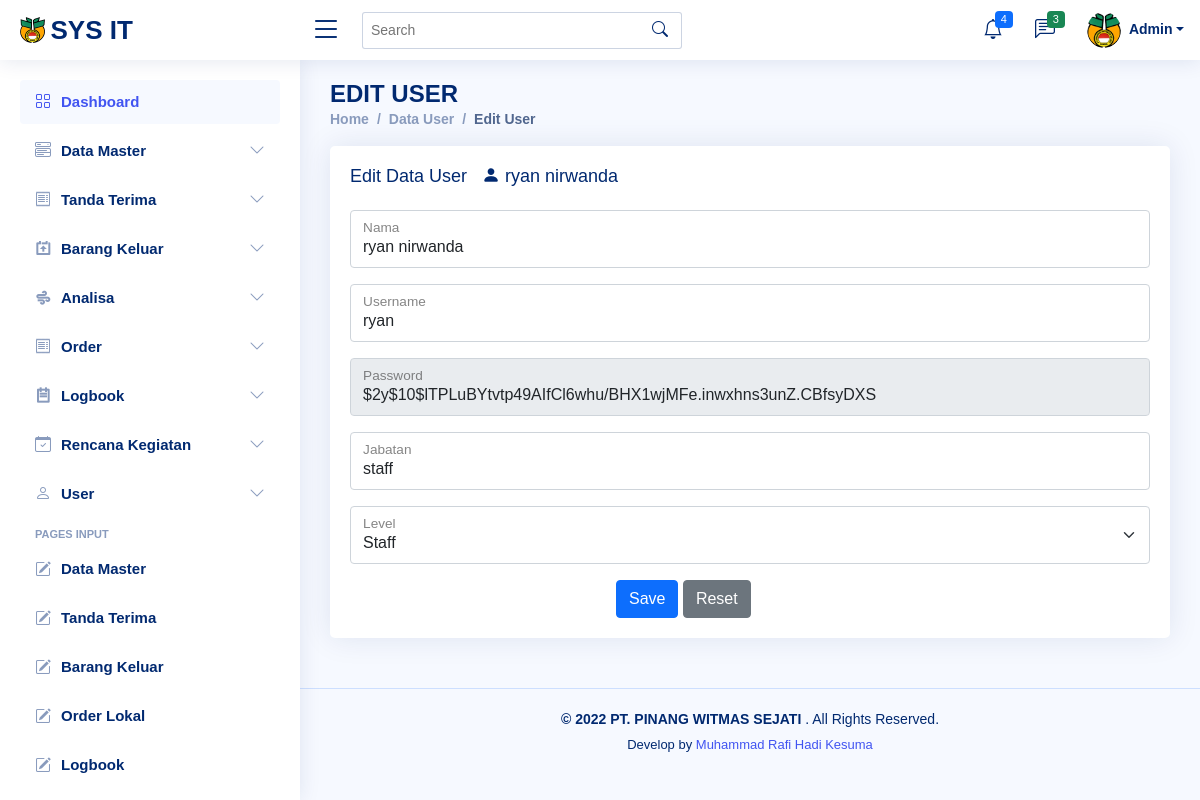
Screenshot of /edit_user.php?id=3 (signed in) with the database file from the repository.
### tables this page shows
CREATE TABLE `users` (
  `id` int(11) NOT NULL,
  `nama` text NOT NULL,
  `username` text NOT NULL,
  `password` text NOT NULL,
  `jabatan` text NOT NULL,
  `level` varchar(20) NOT NULL
);

### edit_user.php (the view, shortened to what this page needs)
<?php
require 'config.php';
$id = $_GET['id'];
$query = mysqli_query($koneksi, "SELECT * FROM users WHERE
							id='$id'");
$edit = mysqli_fetch_array($query);
?>
<?php require 'header.php'; ?>
<?php require 'sidebar.php'; ?>
<body>
    <main id="main" class="main">
        <div class="pagetitle">
            <h1>EDIT USER</h1>
            <nav>
                <ol class="breadcrumb">
                    <li class="breadcrumb-item"><a href="home.php">Home</a></li>
                    <li class="breadcrumb-item"><a href="data_user.php">Data User</a></li>
                    <li class="breadcrumb-item active">Edit User</li>
                </ol>
            </nav>
        </div>
        <section class="section">
            <div class="row">
                <div class="col-lg-12">
                    <div class="card">
                        <div class="card-body">
                            <h5 class="card-title">Edit Data User &nbsp; <i class="bi bi-person-fill"></i> <?php echo "$edit[nama]"?> </h5>
                            <form action="api_edituser.php" method="POST">
                                <div class="col-12">
                                    <div class="form-floating mb-3">
                                        <input type="text" class="form-control" id="1" name="nama" value="<?php echo "$edit[nama]"?>" placeholder="Masukkan" onkeyup="my1()" required>
                                        <label for="1">Nama</label>
                                    </div>
                                </div>
                                <div class="col-12">
                                    <div class="form-floating mb-3">
                                        <input type="text" class="form-control" id="2" name="username" value="<?php echo "$edit[username]"?>" placeholder="Masukkan" onkeyup="my2()" required>
                                        <label for="2">Username</label>
                                    </div>
                                </div>
                                <div class="col-12">
                                    <div class="form-floating mb-3">
                                        <input type="text" class="form-control" id="3" name="password" value="<?php echo "$edit[password]"?>" placeholder="Masukkan" onkeyup="my3()" readonly>
                                        <label for="3">Password</label>
                                    </div>
                                </div>
                                <div class="col-12">
                                    <div class="form-floating mb-3">
                                        <input type="text" class="form-control" id="3" name="jabatan" value="<?php echo "$edit[jabatan]"?>" placeholder="Masukkan" onkeyup="my3()" required>
                                        <label for="3">Jabatan</label>
                                    </div>
                                </div>
                                <div class="col-12">
                                    <div class="form-floating mb-3">
                                        <select class="form-select" aria-label="Default select example" id="floatingStatus" name="level" required>
                                            <option  <?php if ($edit['level'] == 'staff') {
                                                echo "selected";
                                            } ?> value="staff">Staff</option>
                                        </select>
                                        <label for="floatingStatus">Level</label>
                                    </div>
                                </div>
                                <div class="col-sm-10 text-center">
                                    <button type="submit" class="btn btn-primary">Save</button>
                                    <button type="reset" class="btn btn-secondary">Reset</button>
                                </div>
                            </form>
                        </div>
                    </div>
                </div>
            </div>
        </section>
    </main>
    <?php require 'footer.php'; ?>

### header.php (shortened to what this page needs)
<!DOCTYPE html>
<html lang="en">
<head>
  <link rel="stylesheet" href="assets/css/bootstrap.min.css" />
  <link rel="stylesheet" href="assets/css/select2.min.css" />
  <link rel="stylesheet" href="assets/css/select2-bootstrap-5-theme.min.css" />
  <link rel="stylesheet" href="assets/css/select2-bootstrap-5-theme.rtl.min.css" />
  <link href="assets/css/css.css" rel="stylesheet">
  <link href="assets/vendor/bootstrap/css/bootstrap.min.css" rel="stylesheet">
  <link href="assets/vendor/bootstrap-icons/bootstrap-icons.css" rel="stylesheet">
  <link href="assets/vendor/boxicons/css/boxicons.min.css" rel="stylesheet">
  <link href="assets/vendor/quill/quill.snow.css" rel="stylesheet">
  <link href="assets/vendor/quill/quill.bubble.css" rel="stylesheet">
  <link href="assets/vendor/remixicon/remixicon.css" rel="stylesheet">
  <link href="assets/vendor/simple-datatables/style.css" rel="stylesheet">
  <link rel="stylesheet" href="assets/css/dataTables.bootstrap5.min.css">
  <link rel="stylesheet" href="assets/css/buttons.bootstrap5.min.css">
  <link href="assets/css/style.css" rel="stylesheet">
</head>
<body>
  <header id="header" class="header fixed-top d-flex align-items-center">
    <div class="d-flex align-items-center justify-content-between">
      <a href="home.php" class="logo d-flex align-items-center">
        <img src="assets/img/logo-new.png" alt="">
        <span class="d-none d-lg-block">SYS IT</span>
      </a>
      <i class="bi bi-list toggle-sidebar-btn"></i>
    </div>
    <div class="search-bar">
      <form class="search-form d-flex align-items-center" method="POST" action="#">
        <input type="text" name="query" placeholder="Search" title="Enter search keyword">
        <button type="submit" title="Search"><i class="bi bi-search"></i></button>
      </form>
    </div>
    <nav class="header-nav ms-auto">
      <ul class="d-flex align-items-center">
        <li class="nav-item dropdown">
          <a class="nav-link nav-icon" href="#" data-bs-toggle="dropdown">
            <i class="bi bi-bell"></i>
            <span class="badge bg-primary badge-number">4</span>
          </a>
        </li>
        <li class="nav-item dropdown">
          <a class="nav-link nav-icon" href="#" data-bs-toggle="dropdown">
            <i class="bi bi-chat-left-text"></i>
            <span class="badge bg-success badge-number">3</span>
          </a>
        </li>
        <?php
        require 'config.php';
        $id = $_SESSION['id'];
        $query = mysqli_query($koneksi, " SELECT * FROM users WHERE id='$id'");
        while ($read = mysqli_fetch_array($query)) {
        ?>
          <li class="nav-item dropdown pe-3">
            <a class="nav-link nav-profile d-flex align-items-center pe-0" href="#" data-bs-toggle="dropdown">
              <img src="assets/img/logo-new.png" alt="Profile" class="rounded-circle">
              <span class="d-none d-md-block dropdown-toggle ps-2"><?php echo $read['nama'] ?></span>
            </a>
          </li>
      </ul>
    </nav>
  <?php } ?>
  </header>

### assets/css/style.css (style rules this page uses)
:root { scroll-behavior: smooth; }
body { font-family: "Open Sans", sans-serif; background: #f6f9ff; color: #444444; }
a { color: #4154f1; text-decoration: none; }
h1, h2, h3, h4, h5, h6 { font-family: "Nunito", sans-serif; }
#main { margin-top: 60px; padding: 20px 30px; transition: all 0.3s; }
.pagetitle { margin-bottom: 10px; }
.pagetitle h1 { font-size: 24px; margin-bottom: 0; font-weight: 600; color: #012970; }
.card { margin-bottom: 30px; border: none; border-radius: 5px; box-shadow: 0px 0 30px rgba(1, 41, 112, 0.1); }
.card-title { padding: 20px 0 15px 0; font-size: 18px; font-weight: 500; color: #012970; font-family: "Poppins", sans-serif; }
.card-body { padding: 0 20px 20px 20px; }
.breadcrumb { font-size: 14px; font-family: "Nunito", sans-serif; color: #899bbd; font-weight: 600; }
.breadcrumb a { color: #899bbd; transition: 0.3s; }
.breadcrumb .breadcrumb-item::before { color: #899bbd; }
.breadcrumb .active { color: #51678f; font-weight: 600; }
.logo { line-height: 1; }
@media (min-width: 1200px) { .logo { width: 280px; } }
.logo img { max-height: 26px; margin-right: 6px; }
.logo span { font-size: 26px; font-weight: 700; color: #012970; font-family: "Nunito", sans-serif; }
.header { transition: all 0.5s; z-index: 997; height: 60px; box-shadow: 0px 2px 20px rgba(1, 41, 112, 0.1); background-color: #fff; padding-left: 20px; }
.header .toggle-sidebar-btn { font-size: 32px; padding-left: 10px; cursor: pointer; color: #012970; }
.header .search-bar { min-width: 360px; padding: 0 20px; }
.header .search-form { width: 100%; }
.header .search-form input { border: 0; font-size: 14px; color: #012970; border: 1px solid rgba(1, 41, 112, 0.2); padding: 7px 38px 7px 8px; border-radius: 3px; transition: 0.3s; width: 100%; }
.header .search-form button { border: 0; padding: 0; margin-left: -30px; background: none; }
.header .search-form button i { color: #012970; }
.header-nav ul { list-style: none; }
.header-nav > ul { margin: 0; padding: 0; }
.header-nav .nav-icon { font-size: 20px; color: #012970; }
.header-nav .nav-profile { color: #012970; }
.header-nav .nav-profile img { max-height: 36px; }
.header-nav .nav-profile span { font-size: 14px; font-weight: 600; }
.header-nav .badge-number { position: absolute; inset: 4px 6px auto auto; font-weight: normal; font-size: 11px; padding: 3px 6px; }
@media (min-width: 1200px) { #main, #footer { margin-left: 300px; } }

### rows the page displays
users: nama "Admin"
users: nama "ryan nirwanda", username "ryan", password "$2y$10$lTPLuBYtvtp49AIfCl6whu/BHX1wjMFe.inwxhns3unZ.CBfsyDXS", jabatan "staff", level "Staff"
